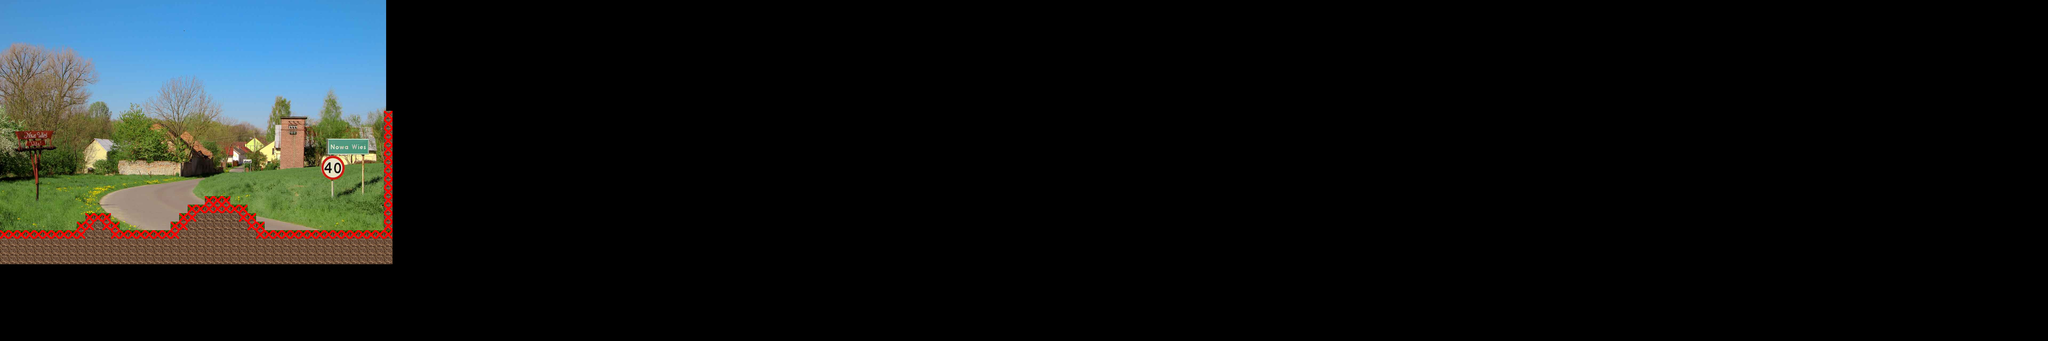

This game map was drawn from its Tiled (.tmx) file and the tilesets committed beside it. A one-line description and the trimmed map source follow:
An orthogonal 240x40 tile map with 32x32 px tiles, 2 tile layers (tileset, tileset properties), 2 tilesets, 1 image layer and 30 objects.

<map version="1.0" orientation="orthogonal" renderorder="left-down" width="240" height="40" tilewidth="32" tileheight="32" nextobjectid="318">
 <tileset firstgid="1" name="tileset" tilewidth="32" tileheight="32" tilecount="16">
  <image source="tileset.png" trans="ffffff" width="128" height="128" />
 </tileset>
 <tileset firstgid="17" name="tiles-props" tilewidth="32" tileheight="32" tilecount="16">
  <image source="../images/tiles-props.png" trans="ffffff" width="128" height="128" />
 </tileset>
 <imagelayer name="background">
  <image source="2012-04_Nowa_Wieś_Głubczycka_02 (Copy).jpg" />
 </imagelayer>
 <layer name="tileset" width="240" height="40">
  <data>[9600 cells, 236 non-empty, 4 distinct tile ids]</data>
 </layer>
 <layer name="tileset properties" width="240" height="40">
  <data>[9600 cells, 73 non-empty, 1 distinct tile ids]</data>
 </layer>
 <objectgroup name="objects">
  <object id="257" gid="19" x="62.6667" y="864" width="32" height="32" />
  <object id="258" gid="24" x="318.667" y="800" width="32" height="32" />
  <object id="259" gid="24" x="350.667" y="800" width="32" height="32" />
  <object id="262" gid="24" x="384" y="798.667" width="32" height="32" />
  <object id="264" gid="24" x="284.5" y="828.5" width="32" height="32" />
  <object id="265" gid="24" x="416" y="828.5" width="32" height="32" />
  <object id="267" gid="24" x="256.5" y="860" width="32" height="32" />
  <object id="273" gid="24" x="445.5" y="860" width="32" height="32" />
  <object id="276" gid="24" x="638" y="826.5" width="32" height="32" />
  <object id="277" gid="24" x="667.5" y="795.5" width="32" height="32" />
  <object id="278" gid="24" x="727.5" y="765.5" width="32" height="32" />
  <object id="280" gid="24" x="801" y="730.5" width="32" height="32" />
  <object id="281" gid="24" x="773" y="732" width="32" height="32" />
  <object id="282" gid="24" x="828.5" y="732.5" width="32" height="32" />
  <object id="283" gid="24" x="893.5" y="765.5" width="32" height="32" />
  <object id="284" gid="24" x="934" y="800.5" width="32" height="32" />
  <object id="290" gid="24" x="964.5" y="830.5" width="32" height="32" />
  <object id="291" gid="24" x="996" y="863.5" width="32" height="32" />
  <object id="292" gid="22" x="175" y="869" width="32" height="32" />
  <object id="294" gid="22" x="543" y="866" width="32" height="32" />
  <object id="299" gid="22" x="1065" y="862" width="32" height="32" />
  <object id="301" gid="22" x="1399" y="862" width="32" height="32" />
  <object id="302" gid="27" x="477" y="866" width="32" height="32" />
  <object id="303" gid="28" x="449" y="866" width="32" height="32" />
  <object id="304" gid="28" x="613" y="863" width="32" height="32" />
  <object id="308" gid="28" x="701" y="765" width="32" height="32" />
  <object id="309" gid="28" x="889" y="765" width="32" height="32" />
  <object id="312" gid="28" x="1102" y="863" width="32" height="32" />
  <object id="314" gid="28" x="1365" y="863" width="32" height="32" />
  <object id="317" gid="27" x="804" y="730" width="32" height="32" />
 </objectgroup>
</map>
